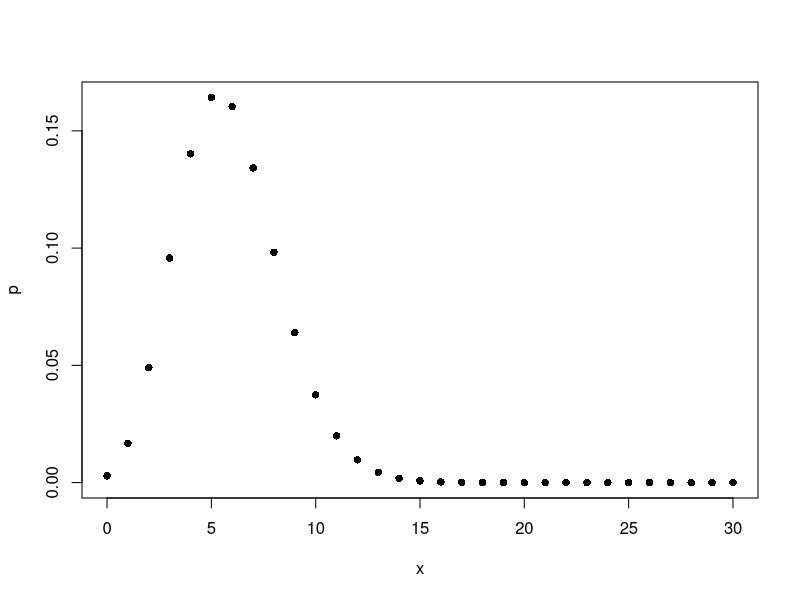
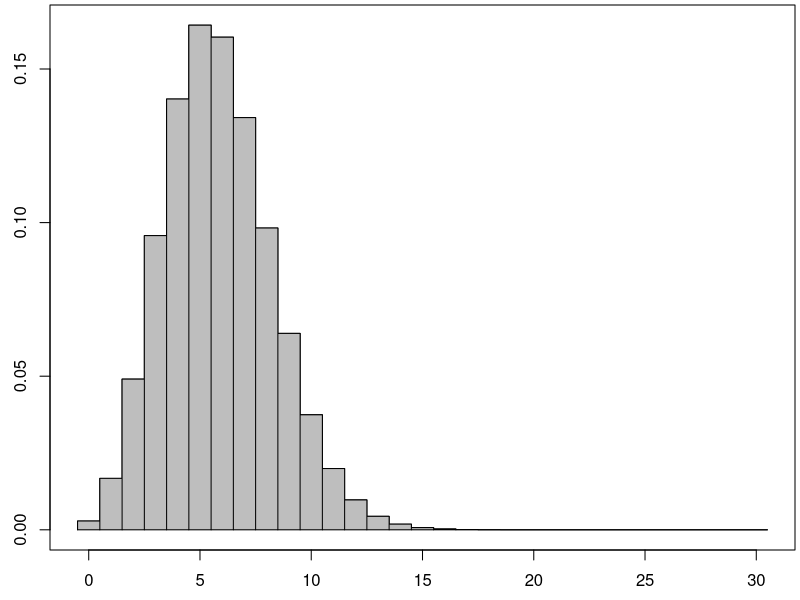

Write R code to recreate these figures, in order.
vec <- c(2,2,2,3,3,5,5,5,5,7,8,8,9,9,9)
sum(vec)
length(vec)
sum(vec)/length(vec)

values <-  c(2,3,5,7,8,9)
freq <- c(3,2,4,1,2,3)
sum(values * freq)
sum(freq)
sum(values * freq)/sum(freq)


values <- c(2,3,5,7,8,9)
prop <- c(3/15,2/15,4/15,1/15,2/15,3/15)
sum(values*prop)


draw_pmf <- function(x,p){
  xs <- c(rbind(x-1/2,x-1/2,x+1/2,x+1/2))
  px <- c(rbind(0,p,p,0))
  par(mar=c(2.5,2.5,0.25,0.25))
  plot.new()
  plot(xs,px,type="l")
  polygon(xs,px,col="gray")
}


x <- seq(2,12)
p <- c(1/36,2/36,3/36,4/36,5/36,6/36,5/36,4/36,3/36,2/36,1/36)
sum(p)
sum(x*p)



F4 <- sum(c(1/36,2/36,3/36))
F9 <- sum(c(1/36,2/36,3/36,4/36,5/36,6/36,5/36,4/36))
F4
F9
sum(c(4/36,5/36,6/36,5/36,4/36))
F9-F4



lambda <- 5.857143
x <- seq(0,30)
p <- lambda^x *exp(-lambda)/factorial(x)

p

plot(x,p,pch=16)
draw_pmf(x,p)

sum(x*p)

